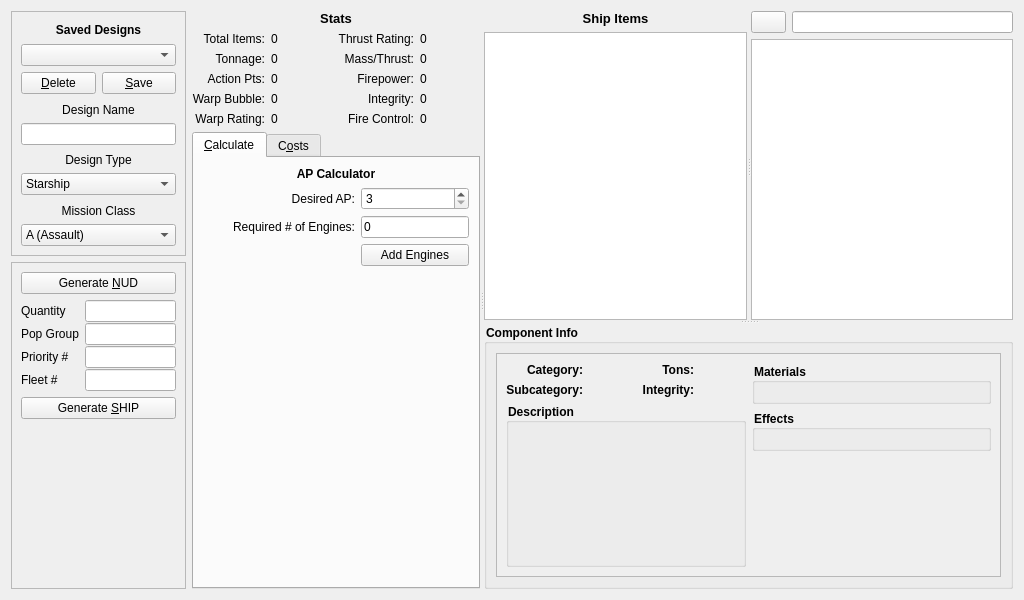
<?xml version="1.0" encoding="UTF-8"?>
<ui version="4.0">
 <class>ShipDesigner</class>
 <widget class="QWidget" name="ShipDesigner">
  <property name="geometry">
   <rect>
    <x>0</x>
    <y>0</y>
    <width>1024</width>
    <height>600</height>
   </rect>
  </property>
  <property name="windowTitle">
   <string>Form</string>
  </property>
  <layout class="QGridLayout" name="gridLayout">
   <item row="0" column="0">
    <widget class="QFrame" name="frame">
     <property name="minimumSize">
      <size>
       <width>0</width>
       <height>245</height>
      </size>
     </property>
     <property name="maximumSize">
      <size>
       <width>175</width>
       <height>16777215</height>
      </size>
     </property>
     <property name="frameShape">
      <enum>QFrame::StyledPanel</enum>
     </property>
     <property name="frameShadow">
      <enum>QFrame::Raised</enum>
     </property>
     <layout class="QVBoxLayout" name="verticalLayout_7">
      <item>
       <widget class="QLabel" name="savedDesigns">
        <property name="font">
         <font>
          <pointsize>9</pointsize>
          <weight>75</weight>
          <bold>true</bold>
         </font>
        </property>
        <property name="text">
         <string>Saved Designs</string>
        </property>
        <property name="alignment">
         <set>Qt::AlignCenter</set>
        </property>
       </widget>
      </item>
      <item>
       <widget class="QComboBox" name="designsCombo"/>
      </item>
      <item>
       <layout class="QHBoxLayout" name="horizontalLayout_3">
        <item>
         <widget class="QPushButton" name="deleteButton">
          <property name="text">
           <string>&amp;Delete</string>
          </property>
         </widget>
        </item>
        <item>
         <widget class="QPushButton" name="saveButton">
          <property name="text">
           <string>&amp;Save</string>
          </property>
         </widget>
        </item>
       </layout>
      </item>
      <item>
       <widget class="QLabel" name="designName">
        <property name="text">
         <string>Design Name</string>
        </property>
        <property name="alignment">
         <set>Qt::AlignBottom|Qt::AlignHCenter</set>
        </property>
       </widget>
      </item>
      <item>
       <widget class="QLineEdit" name="designNameEdit"/>
      </item>
      <item>
       <widget class="QLabel" name="designName_2">
        <property name="text">
         <string>Design Type</string>
        </property>
        <property name="alignment">
         <set>Qt::AlignBottom|Qt::AlignHCenter</set>
        </property>
       </widget>
      </item>
      <item>
       <widget class="QComboBox" name="typeCombo">
        <item>
         <property name="text">
          <string>Starship</string>
         </property>
        </item>
        <item>
         <property name="text">
          <string>Orbital Installation</string>
         </property>
        </item>
        <item>
         <property name="text">
          <string>Surface Fortress</string>
         </property>
        </item>
       </widget>
      </item>
      <item>
       <widget class="QLabel" name="designName_3">
        <property name="text">
         <string>Mission Class</string>
        </property>
        <property name="alignment">
         <set>Qt::AlignBottom|Qt::AlignHCenter</set>
        </property>
       </widget>
      </item>
      <item>
       <widget class="QComboBox" name="missionCombo">
        <item>
         <property name="text">
          <string comment="A">A (Assault)</string>
         </property>
        </item>
        <item>
         <property name="text">
          <string comment="B">B (Battle Line)</string>
         </property>
        </item>
        <item>
         <property name="text">
          <string comment="D">D (Drone)</string>
         </property>
        </item>
        <item>
         <property name="text">
          <string comment="E">E (Escort)</string>
         </property>
        </item>
        <item>
         <property name="text">
          <string comment="G">G (Missile)</string>
         </property>
        </item>
        <item>
         <property name="text">
          <string comment="H">H (Heavy Screen)</string>
         </property>
        </item>
        <item>
         <property name="text">
          <string comment="K">K (Orbital Command Group)</string>
         </property>
        </item>
        <item>
         <property name="text">
          <string comment="L">L (Light Screen)</string>
         </property>
        </item>
        <item>
         <property name="text">
          <string comment="N">N (Non Combatants)</string>
         </property>
        </item>
        <item>
         <property name="text">
          <string comment="O">O (Auxiliary)</string>
         </property>
        </item>
        <item>
         <property name="text">
          <string comment="P">P (PDC)</string>
         </property>
        </item>
        <item>
         <property name="text">
          <string comment="S">S (Standoff)</string>
         </property>
        </item>
        <item>
         <property name="text">
          <string comment="T">T (Transport)</string>
         </property>
        </item>
        <item>
         <property name="text">
          <string comment="V">V (Carrier)</string>
         </property>
        </item>
        <item>
         <property name="text">
          <string comment="X">X (Special #1)</string>
         </property>
        </item>
        <item>
         <property name="text">
          <string comment="Y">Y (Special #2)</string>
         </property>
        </item>
        <item>
         <property name="text">
          <string comment="Z">Z (Special #3)</string>
         </property>
        </item>
       </widget>
      </item>
     </layout>
    </widget>
   </item>
   <item row="1" column="0">
    <widget class="QFrame" name="frame_2">
     <property name="maximumSize">
      <size>
       <width>175</width>
       <height>16777215</height>
      </size>
     </property>
     <property name="frameShape">
      <enum>QFrame::StyledPanel</enum>
     </property>
     <property name="frameShadow">
      <enum>QFrame::Raised</enum>
     </property>
     <layout class="QVBoxLayout" name="verticalLayout_3" stretch="0,0,0,0">
      <property name="spacing">
       <number>-1</number>
      </property>
      <item>
       <widget class="QPushButton" name="generateNUD">
        <property name="text">
         <string>Generate &amp;NUD</string>
        </property>
       </widget>
      </item>
      <item>
       <layout class="QFormLayout" name="formLayout">
        <property name="sizeConstraint">
         <enum>QLayout::SetMinimumSize</enum>
        </property>
        <property name="fieldGrowthPolicy">
         <enum>QFormLayout::ExpandingFieldsGrow</enum>
        </property>
        <property name="verticalSpacing">
         <number>1</number>
        </property>
        <property name="bottomMargin">
         <number>0</number>
        </property>
        <item row="0" column="0">
         <widget class="QLabel" name="label_8">
          <property name="text">
           <string>Quantity</string>
          </property>
         </widget>
        </item>
        <item row="0" column="1">
         <widget class="QLineEdit" name="quantityEdit"/>
        </item>
        <item row="1" column="0">
         <widget class="QLabel" name="label_9">
          <property name="text">
           <string>Pop Group</string>
          </property>
         </widget>
        </item>
        <item row="1" column="1">
         <widget class="QLineEdit" name="popGroupEdit"/>
        </item>
        <item row="2" column="0">
         <widget class="QLabel" name="label_6">
          <property name="text">
           <string>Priority #</string>
          </property>
         </widget>
        </item>
        <item row="2" column="1">
         <widget class="QLineEdit" name="priorityEdit"/>
        </item>
        <item row="3" column="0">
         <widget class="QLabel" name="label_10">
          <property name="text">
           <string>Fleet #</string>
          </property>
         </widget>
        </item>
        <item row="3" column="1">
         <widget class="QLineEdit" name="fleetEdit"/>
        </item>
       </layout>
      </item>
      <item>
       <widget class="QPushButton" name="generateSHIP">
        <property name="font">
         <font>
          <weight>50</weight>
          <bold>false</bold>
         </font>
        </property>
        <property name="text">
         <string>Generate &amp;SHIP</string>
        </property>
        <property name="default">
         <bool>false</bool>
        </property>
        <property name="flat">
         <bool>false</bool>
        </property>
       </widget>
      </item>
      <item>
       <spacer name="verticalSpacer">
        <property name="orientation">
         <enum>Qt::Vertical</enum>
        </property>
        <property name="sizeHint" stdset="0">
         <size>
          <width>20</width>
          <height>40</height>
         </size>
        </property>
       </spacer>
      </item>
     </layout>
    </widget>
   </item>
   <item row="0" column="1" rowspan="2">
    <widget class="QSplitter" name="splitter_3">
     <property name="orientation">
      <enum>Qt::Horizontal</enum>
     </property>
     <widget class="QWidget" name="layoutWidget">
      <layout class="QVBoxLayout" name="verticalLayout_2">
       <item>
        <widget class="QLabel" name="label_7">
         <property name="font">
          <font>
           <pointsize>10</pointsize>
           <weight>75</weight>
           <bold>true</bold>
          </font>
         </property>
         <property name="text">
          <string>Stats</string>
         </property>
         <property name="alignment">
          <set>Qt::AlignCenter</set>
         </property>
        </widget>
       </item>
       <item>
        <layout class="QGridLayout" name="gridLayout_2">
         <item row="0" column="0">
          <widget class="QLabel" name="label_5">
           <property name="text">
            <string>Total Items:</string>
           </property>
           <property name="alignment">
            <set>Qt::AlignRight|Qt::AlignTrailing|Qt::AlignVCenter</set>
           </property>
          </widget>
         </item>
         <item row="0" column="1">
          <widget class="QLabel" name="countLabel">
           <property name="text">
            <string>0</string>
           </property>
          </widget>
         </item>
         <item row="1" column="0">
          <widget class="QLabel" name="label">
           <property name="text">
            <string>Tonnage:</string>
           </property>
           <property name="alignment">
            <set>Qt::AlignRight|Qt::AlignTrailing|Qt::AlignVCenter</set>
           </property>
          </widget>
         </item>
         <item row="1" column="1">
          <widget class="QLabel" name="tonnageLabel">
           <property name="text">
            <string>0</string>
           </property>
          </widget>
         </item>
         <item row="2" column="0">
          <widget class="QLabel" name="label_2">
           <property name="text">
            <string>Action Pts:</string>
           </property>
           <property name="alignment">
            <set>Qt::AlignRight|Qt::AlignTrailing|Qt::AlignVCenter</set>
           </property>
          </widget>
         </item>
         <item row="2" column="1">
          <widget class="QLabel" name="apsLabel">
           <property name="text">
            <string>0</string>
           </property>
          </widget>
         </item>
         <item row="3" column="0">
          <widget class="QLabel" name="label_3">
           <property name="text">
            <string>Warp Bubble:</string>
           </property>
           <property name="alignment">
            <set>Qt::AlignRight|Qt::AlignTrailing|Qt::AlignVCenter</set>
           </property>
          </widget>
         </item>
         <item row="3" column="1">
          <widget class="QLabel" name="bubbleLabel">
           <property name="text">
            <string>0</string>
           </property>
          </widget>
         </item>
         <item row="0" column="2">
          <widget class="QLabel" name="label_11">
           <property name="text">
            <string>Thrust Rating:</string>
           </property>
           <property name="alignment">
            <set>Qt::AlignRight|Qt::AlignTrailing|Qt::AlignVCenter</set>
           </property>
          </widget>
         </item>
         <item row="0" column="3">
          <widget class="QLabel" name="thrustLabel">
           <property name="text">
            <string>0</string>
           </property>
          </widget>
         </item>
         <item row="1" column="2">
          <widget class="QLabel" name="label_15">
           <property name="text">
            <string>Mass/Thrust:</string>
           </property>
           <property name="alignment">
            <set>Qt::AlignRight|Qt::AlignTrailing|Qt::AlignVCenter</set>
           </property>
          </widget>
         </item>
         <item row="1" column="3">
          <widget class="QLabel" name="massvthrustLabel">
           <property name="text">
            <string>0</string>
           </property>
          </widget>
         </item>
         <item row="3" column="2">
          <widget class="QLabel" name="label_12">
           <property name="text">
            <string>Integrity:</string>
           </property>
           <property name="alignment">
            <set>Qt::AlignRight|Qt::AlignTrailing|Qt::AlignVCenter</set>
           </property>
          </widget>
         </item>
         <item row="3" column="3">
          <widget class="QLabel" name="integrityLabel">
           <property name="text">
            <string>0</string>
           </property>
          </widget>
         </item>
         <item row="4" column="2">
          <widget class="QLabel" name="label_14">
           <property name="text">
            <string>Fire Control:</string>
           </property>
           <property name="alignment">
            <set>Qt::AlignRight|Qt::AlignTrailing|Qt::AlignVCenter</set>
           </property>
          </widget>
         </item>
         <item row="4" column="0">
          <widget class="QLabel" name="label_16">
           <property name="text">
            <string>Warp Rating:</string>
           </property>
           <property name="alignment">
            <set>Qt::AlignRight|Qt::AlignTrailing|Qt::AlignVCenter</set>
           </property>
          </widget>
         </item>
         <item row="2" column="2">
          <widget class="QLabel" name="label_13">
           <property name="text">
            <string>Firepower:</string>
           </property>
           <property name="alignment">
            <set>Qt::AlignRight|Qt::AlignTrailing|Qt::AlignVCenter</set>
           </property>
          </widget>
         </item>
         <item row="4" column="1">
          <widget class="QLabel" name="warpLabel">
           <property name="text">
            <string>0</string>
           </property>
          </widget>
         </item>
         <item row="2" column="3">
          <widget class="QLabel" name="fpLabel">
           <property name="text">
            <string>0</string>
           </property>
          </widget>
         </item>
         <item row="4" column="3">
          <widget class="QLabel" name="fcLabel">
           <property name="text">
            <string>0</string>
           </property>
          </widget>
         </item>
        </layout>
       </item>
       <item>
        <widget class="QTabWidget" name="tabWidget">
         <property name="currentIndex">
          <number>0</number>
         </property>
         <widget class="QWidget" name="Calculate">
          <attribute name="title">
           <string>&amp;Calculate</string>
          </attribute>
          <layout class="QGridLayout" name="gridLayout_4">
           <item row="1" column="0">
            <widget class="QLabel" name="label_4">
             <property name="text">
              <string>Desired AP:</string>
             </property>
             <property name="alignment">
              <set>Qt::AlignRight|Qt::AlignTrailing|Qt::AlignVCenter</set>
             </property>
            </widget>
           </item>
           <item row="1" column="1">
            <widget class="QSpinBox" name="desiredAPSpin">
             <property name="minimum">
              <number>3</number>
             </property>
             <property name="maximum">
              <number>3580</number>
             </property>
             <property name="value">
              <number>3</number>
             </property>
            </widget>
           </item>
           <item row="2" column="0">
            <widget class="QLabel" name="label_17">
             <property name="sizePolicy">
              <sizepolicy hsizetype="MinimumExpanding" vsizetype="Preferred">
               <horstretch>0</horstretch>
               <verstretch>0</verstretch>
              </sizepolicy>
             </property>
             <property name="text">
              <string>Required # of Engines:</string>
             </property>
             <property name="alignment">
              <set>Qt::AlignRight|Qt::AlignTrailing|Qt::AlignVCenter</set>
             </property>
            </widget>
           </item>
           <item row="6" column="1">
            <spacer name="verticalSpacer_2">
             <property name="orientation">
              <enum>Qt::Vertical</enum>
             </property>
             <property name="sizeHint" stdset="0">
              <size>
               <width>20</width>
               <height>40</height>
              </size>
             </property>
            </spacer>
           </item>
           <item row="4" column="1">
            <widget class="QPushButton" name="addEnginesBut">
             <property name="text">
              <string>Add Engines</string>
             </property>
            </widget>
           </item>
           <item row="2" column="1">
            <widget class="QLineEdit" name="reqEnginesEdit">
             <property name="sizePolicy">
              <sizepolicy hsizetype="Minimum" vsizetype="Fixed">
               <horstretch>0</horstretch>
               <verstretch>0</verstretch>
              </sizepolicy>
             </property>
             <property name="text">
              <string>0</string>
             </property>
            </widget>
           </item>
           <item row="0" column="0" colspan="2">
            <widget class="QLabel" name="label_18">
             <property name="font">
              <font>
               <pointsize>9</pointsize>
               <weight>75</weight>
               <bold>true</bold>
              </font>
             </property>
             <property name="text">
              <string>AP Calculator</string>
             </property>
             <property name="alignment">
              <set>Qt::AlignCenter</set>
             </property>
            </widget>
           </item>
          </layout>
         </widget>
         <widget class="QWidget" name="Costs">
          <attribute name="title">
           <string>C&amp;osts</string>
          </attribute>
          <layout class="QGridLayout" name="gridLayout_3">
           <item row="0" column="0">
            <widget class="QTableView" name="detailedTable">
             <attribute name="horizontalHeaderCascadingSectionResizes">
              <bool>true</bool>
             </attribute>
            </widget>
           </item>
          </layout>
         </widget>
        </widget>
       </item>
      </layout>
     </widget>
     <widget class="QSplitter" name="splitter_2">
      <property name="orientation">
       <enum>Qt::Vertical</enum>
      </property>
      <widget class="QSplitter" name="splitter">
       <property name="orientation">
        <enum>Qt::Horizontal</enum>
       </property>
       <widget class="QWidget" name="layoutWidget">
        <layout class="QVBoxLayout" name="verticalLayout_4">
         <item>
          <widget class="QLabel" name="label_19">
           <property name="font">
            <font>
             <pointsize>10</pointsize>
             <weight>75</weight>
             <bold>true</bold>
            </font>
           </property>
           <property name="text">
            <string>Ship Items</string>
           </property>
           <property name="alignment">
            <set>Qt::AlignCenter</set>
           </property>
          </widget>
         </item>
         <item>
          <widget class="QTableView" name="itemList">
           <property name="horizontalScrollBarPolicy">
            <enum>Qt::ScrollBarAlwaysOff</enum>
           </property>
           <property name="sortingEnabled">
            <bool>false</bool>
           </property>
           <attribute name="verticalHeaderVisible">
            <bool>false</bool>
           </attribute>
          </widget>
         </item>
        </layout>
       </widget>
       <widget class="QWidget" name="layoutWidget">
        <layout class="QVBoxLayout" name="verticalLayout_5">
         <item>
          <layout class="QHBoxLayout" name="horizontalLayout">
           <item>
            <widget class="QPushButton" name="addButton">
             <property name="maximumSize">
              <size>
               <width>35</width>
               <height>16777215</height>
              </size>
             </property>
             <property name="toolTip">
              <string>Add component to Design</string>
             </property>
             <property name="text">
              <string/>
             </property>
             <property name="icon">
              <iconset resource="../application.qrc">
               <normaloff>:/icons/arrow-left.png</normaloff>:/icons/arrow-left.png</iconset>
             </property>
            </widget>
           </item>
           <item>
            <widget class="QLineEdit" name="componentFilterEdit">
             <property name="maximumSize">
              <size>
               <width>16777215</width>
               <height>16777215</height>
              </size>
             </property>
             <property name="inputMask">
              <string/>
             </property>
            </widget>
           </item>
          </layout>
         </item>
         <item>
          <widget class="QTreeView" name="componentList">
           <property name="sizePolicy">
            <sizepolicy hsizetype="Expanding" vsizetype="Expanding">
             <horstretch>0</horstretch>
             <verstretch>0</verstretch>
            </sizepolicy>
           </property>
           <property name="minimumSize">
            <size>
             <width>0</width>
             <height>0</height>
            </size>
           </property>
           <property name="maximumSize">
            <size>
             <width>16777215</width>
             <height>16777215</height>
            </size>
           </property>
          </widget>
         </item>
        </layout>
       </widget>
      </widget>
      <widget class="QGroupBox" name="componentInfoGroupBox">
       <property name="sizePolicy">
        <sizepolicy hsizetype="Expanding" vsizetype="Expanding">
         <horstretch>0</horstretch>
         <verstretch>0</verstretch>
        </sizepolicy>
       </property>
       <property name="minimumSize">
        <size>
         <width>0</width>
         <height>0</height>
        </size>
       </property>
       <property name="font">
        <font>
         <weight>75</weight>
         <bold>true</bold>
        </font>
       </property>
       <property name="styleSheet">
        <string notr="true"> QGroupBox {
	font-weight:bold;
 }</string>
       </property>
       <property name="title">
        <string>Component Info</string>
       </property>
       <layout class="QHBoxLayout" name="horizontalLayout_2">
        <item>
         <widget class="QScrollArea" name="scrollArea">
          <property name="widgetResizable">
           <bool>true</bool>
          </property>
          <widget class="QWidget" name="scrollAreaWidgetContents">
           <property name="geometry">
            <rect>
             <x>0</x>
             <y>0</y>
             <width>525</width>
             <height>220</height>
            </rect>
           </property>
           <layout class="QGridLayout" name="gridLayout_5">
            <item row="0" column="0">
             <layout class="QGridLayout" name="gridLayout_7">
              <item row="0" column="0">
               <widget class="QLabel" name="label_20">
                <property name="font">
                 <font>
                  <weight>75</weight>
                  <bold>true</bold>
                 </font>
                </property>
                <property name="text">
                 <string>Category:</string>
                </property>
                <property name="alignment">
                 <set>Qt::AlignRight|Qt::AlignTrailing|Qt::AlignVCenter</set>
                </property>
               </widget>
              </item>
              <item row="0" column="1">
               <widget class="QLabel" name="categoryLabel">
                <property name="font">
                 <font>
                  <weight>50</weight>
                  <bold>false</bold>
                 </font>
                </property>
                <property name="text">
                 <string/>
                </property>
               </widget>
              </item>
              <item row="1" column="2">
               <widget class="QLabel" name="label_23">
                <property name="font">
                 <font>
                  <weight>75</weight>
                  <bold>true</bold>
                 </font>
                </property>
                <property name="text">
                 <string>Integrity:</string>
                </property>
                <property name="alignment">
                 <set>Qt::AlignRight|Qt::AlignTrailing|Qt::AlignVCenter</set>
                </property>
               </widget>
              </item>
              <item row="1" column="3">
               <widget class="QLabel" name="itemintegLabel">
                <property name="font">
                 <font>
                  <weight>50</weight>
                  <bold>false</bold>
                 </font>
                </property>
                <property name="text">
                 <string/>
                </property>
               </widget>
              </item>
              <item row="1" column="0">
               <widget class="QLabel" name="label_21">
                <property name="font">
                 <font>
                  <weight>75</weight>
                  <bold>true</bold>
                 </font>
                </property>
                <property name="text">
                 <string>Subcategory:</string>
                </property>
                <property name="alignment">
                 <set>Qt::AlignRight|Qt::AlignTrailing|Qt::AlignVCenter</set>
                </property>
               </widget>
              </item>
              <item row="0" column="2">
               <widget class="QLabel" name="label_22">
                <property name="font">
                 <font>
                  <weight>75</weight>
                  <bold>true</bold>
                 </font>
                </property>
                <property name="text">
                 <string>Tons:</string>
                </property>
                <property name="alignment">
                 <set>Qt::AlignRight|Qt::AlignTrailing|Qt::AlignVCenter</set>
                </property>
               </widget>
              </item>
              <item row="1" column="1">
               <widget class="QLabel" name="subCatLabel">
                <property name="font">
                 <font>
                  <weight>50</weight>
                  <bold>false</bold>
                 </font>
                </property>
                <property name="text">
                 <string/>
                </property>
               </widget>
              </item>
              <item row="0" column="3">
               <widget class="QLabel" name="itemtonLabel">
                <property name="font">
                 <font>
                  <weight>50</weight>
                  <bold>false</bold>
                 </font>
                </property>
                <property name="text">
                 <string/>
                </property>
               </widget>
              </item>
             </layout>
            </item>
            <item row="0" column="1" rowspan="2">
             <layout class="QVBoxLayout" name="verticalLayout_6">
              <item>
               <widget class="QGroupBox" name="materialsGroup">
                <property name="sizePolicy">
                 <sizepolicy hsizetype="Minimum" vsizetype="Minimum">
                  <horstretch>0</horstretch>
                  <verstretch>0</verstretch>
                 </sizepolicy>
                </property>
                <property name="autoFillBackground">
                 <bool>false</bool>
                </property>
                <property name="title">
                 <string>Materials</string>
                </property>
                <property name="flat">
                 <bool>false</bool>
                </property>
                <property name="checkable">
                 <bool>false</bool>
                </property>
                <layout class="QFormLayout" name="formLayout_2">
                 <property name="sizeConstraint">
                  <enum>QLayout::SetMinimumSize</enum>
                 </property>
                 <property name="fieldGrowthPolicy">
                  <enum>QFormLayout::ExpandingFieldsGrow</enum>
                 </property>
                 <property name="labelAlignment">
                  <set>Qt::AlignLeading|Qt::AlignLeft|Qt::AlignVCenter</set>
                 </property>
                 <property name="verticalSpacing">
                  <number>0</number>
                 </property>
                 <property name="rightMargin">
                  <number>1</number>
                 </property>
                </layout>
               </widget>
              </item>
              <item>
               <widget class="QGroupBox" name="effectsGroup">
                <property name="sizePolicy">
                 <sizepolicy hsizetype="Preferred" vsizetype="Minimum">
                  <horstretch>0</horstretch>
                  <verstretch>0</verstretch>
                 </sizepolicy>
                </property>
                <property name="title">
                 <string>Effects</string>
                </property>
                <layout class="QVBoxLayout" name="verticalLayout"/>
               </widget>
              </item>
              <item>
               <spacer name="verticalSpacer_3">
                <property name="orientation">
                 <enum>Qt::Vertical</enum>
                </property>
                <property name="sizeHint" stdset="0">
                 <size>
                  <width>20</width>
                  <height>40</height>
                 </size>
                </property>
               </spacer>
              </item>
             </layout>
            </item>
            <item row="1" column="0">
             <widget class="QGroupBox" name="descBox">
              <property name="sizePolicy">
               <sizepolicy hsizetype="Preferred" vsizetype="Expanding">
                <horstretch>0</horstretch>
                <verstretch>0</verstretch>
               </sizepolicy>
              </property>
              <property name="title">
               <string>Description</string>
              </property>
              <layout class="QGridLayout" name="gridLayout_6">
               <item row="0" column="0">
                <widget class="QLabel" name="descLabel">
                 <property name="sizePolicy">
                  <sizepolicy hsizetype="Preferred" vsizetype="Expanding">
                   <horstretch>0</horstretch>
                   <verstretch>0</verstretch>
                  </sizepolicy>
                 </property>
                 <property name="text">
                  <string/>
                 </property>
                 <property name="textFormat">
                  <enum>Qt::AutoText</enum>
                 </property>
                 <property name="scaledContents">
                  <bool>false</bool>
                 </property>
                 <property name="wordWrap">
                  <bool>true</bool>
                 </property>
                 <property name="textInteractionFlags">
                  <set>Qt::LinksAccessibleByMouse|Qt::TextSelectableByKeyboard|Qt::TextSelectableByMouse</set>
                 </property>
                </widget>
               </item>
              </layout>
             </widget>
            </item>
           </layout>
          </widget>
         </widget>
        </item>
       </layout>
      </widget>
     </widget>
    </widget>
   </item>
  </layout>
 </widget>
 <resources>
  <include location="../application.qrc"/>
 </resources>
 <connections/>
</ui>
